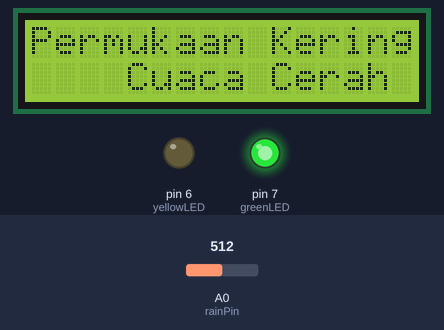
Recording of a sketch running on a simulated Arduino Uno, built with avr-gcc and run on an emulated ATmega328P. Parts: 16×2 character LCD, output pins drawn as LEDs (lit = HIGH). Inputs (shaded band) come from the test bench; at power-on: A0 (rainPin) = 512. What the sketch prints to the serial monitor is not drawn.

Above: at 0.1 s.
1.3 s: A0 (rainPin) set to 493
At 2.3 s:
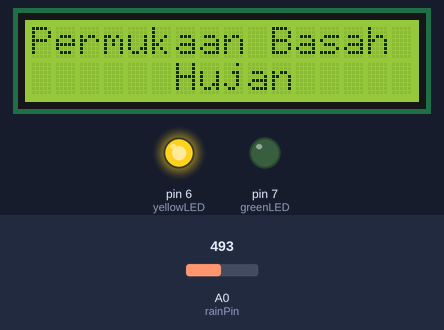
6.0 s: A0 (rainPin) set to 511
At 7.4 s:
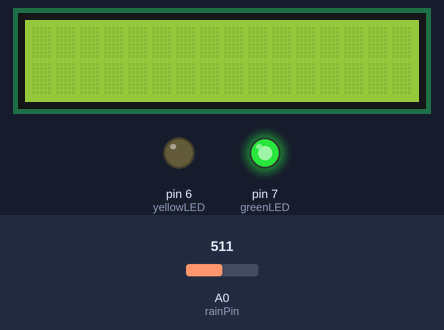
11.0 s: A0 (rainPin) set to 306
At 13.5 s:
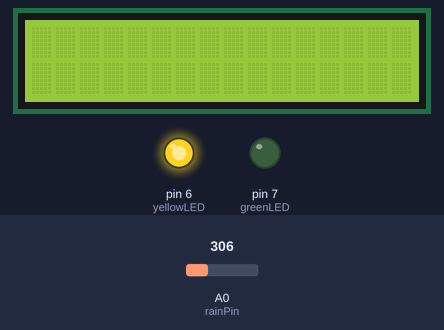
Timing chart, 0 to 15.0 s (numbered marks = the images above; inputs shaded):
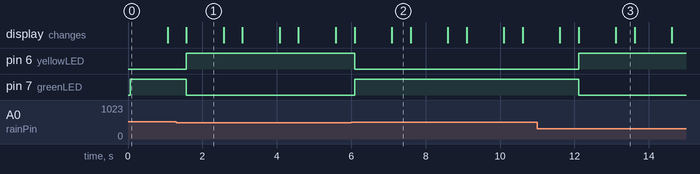

Measured:
- the behaviour switches between 500 and 499 on A0 (rainPin) (found by bisection; images 0 and 1)
- after the input at 1.3 s, pin 6 (yellowLED): LOW → HIGH after 0.27 s; pin 7 (greenLED): HIGH → LOW after 0.27 s; the display: changes after 0.27 s (image 1)
- after the input at 6.0 s, pin 6 (yellowLED): HIGH → LOW after 0.09 s; pin 7 (greenLED): LOW → HIGH after 0.09 s; the display: first changes after 0.09 s (image 2 shows a later state)
- after the input at 11.0 s, pin 6 (yellowLED): LOW → HIGH after 1.1 s; pin 7 (greenLED): HIGH → LOW after 1.1 s; the display: first differs from a run without the input after 1.1 s (image 3 shows a later state)
- what the display in image 1 shows lasts 1.0 s, from 1.6 s to 2.6 s
- what the display in image 2 shows lasts 0.5 s, from 7.1 s to 7.6 s

The sketch:

SENSOR_HUJAN.ino
```cpp
#include <LiquidCrystal.h>
const int rs = 13, en = 12, d4 = 11, d5 = 10, d6 = 9, d7 = 8;
LiquidCrystal lcd(rs, en, d4, d5, d6, d7); //pin LCD

int rainPin = A0;
int greenLED = 7;
int yellowLED = 6;
int thershold = 500;

void setup(){
  pinMode(rainPin, INPUT);
  pinMode(greenLED, OUTPUT);
  pinMode(yellowLED, OUTPUT);
  digitalWrite(greenLED, LOW);
  digitalWrite(yellowLED, LOW);
  Serial.begin(9600);
  lcd.begin(16, 2);
}

void loop() {
  // read the input on analog pin 0:
  int sensorValue =analogRead(rainPin);
  if(sensorValue < thershold){
    lcd.setCursor(0, 0);
    lcd.print("Permukaan Basah");
    lcd.setCursor(6, 1);
    lcd.print("Hujan");
    Serial.println(" Permukaan Basah --- Hujan ");
    digitalWrite(greenLED, LOW);
    digitalWrite(yellowLED, HIGH);
    delay(1000);
    lcd.clear();
  }
else {
    lcd.setCursor(0, 0);
    lcd.print("Permukaan Kering");
    lcd.setCursor(4, 1);
    lcd.print("Cuaca Cerah");
    Serial.println(" Permukaan Kering --- Cuaca Cerah");
     digitalWrite(greenLED, HIGH);
    digitalWrite(yellowLED, LOW);
     delay(1000);
    lcd.clear();
  }
  delay(500);
}
```
